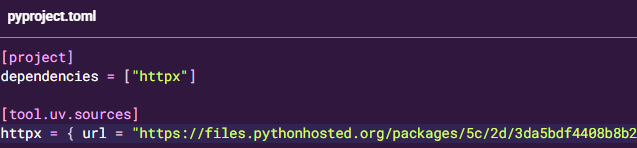
#> input picture notes/Dependencies/images/url.png, 637 x 148 px
$ jupyter execute adding-dependencies-path.ipynb
#> lines starting #> are read from the running program, lines starting #| are printed output that depends on the picture
### Install dependencies via path:

```uv add /example/foo-0.1.0-py3-none-any.whl```

```uv add ./foo-0.1.0-py3-none-any.whl``` (relative path)

```uv add ~/projects/bar/```

- provide the path of a wheel (.whl)
- provide the path of source distribution (.tar, .gz, .zip)

[cell 1]
from PIL import Image
from IPython.display import display

img = Image.open('images/url.png')
#> img is the input picture: PIL image 637x148 RGBA; mean R, G, B, A 56.3, 33.9, 68.4, 255
new_image = img.resize((640, 150))
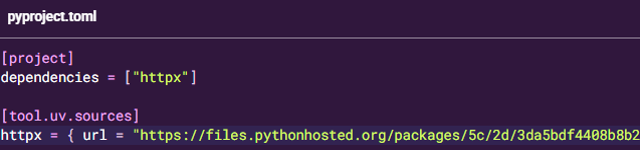
#> new_image: PIL image 640x150 RGBA; mean R, G, B, A 56.3, 33.8, 68.3, 255
display(new_image)

- Editable installation:
    - An editable installation may be requested for project directories

        ```uv add --editable ../projects/bar/```

[cell 2]
from PIL import Image
from IPython.display import display

img = Image.open('images/editable.png')
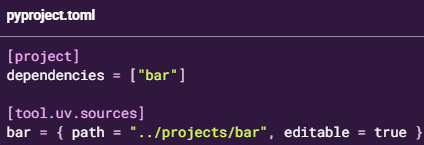
#> input picture notes/Dependencies/images/editable.png, 424 x 145 px
#> img is the input picture: PIL image 424x145 RGBA; mean R, G, B, A 57.9, 33.7, 69.3, 255
new_image = img.resize((450, 150))
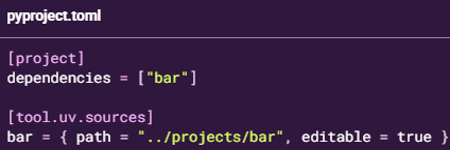
#> new_image: PIL image 450x150 RGBA; mean R, G, B, A 57.9, 33.7, 69.3, 255
display(new_image)
